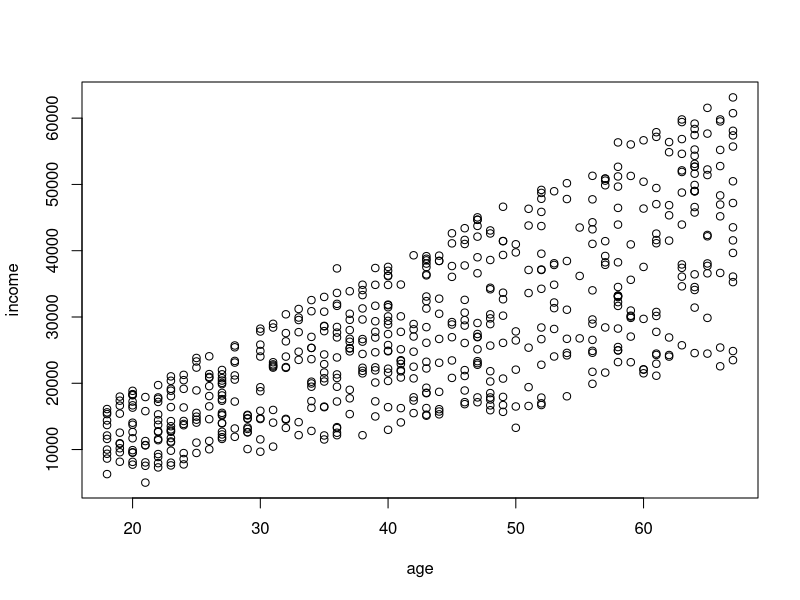

Here is the R script that generated this plot:
list.files()
setwd("D:/DSRTest")
bank_data<-read.csv("bank-data.csv")
head(bank_data)
str(bank_data)
summary(bank_data)
age<-bank_data[,"age"]
typeof(age)
income<-bank_data[,"income"]
age
plot(age,income)

bank_delim<-read.delim("bank-data.csv")
bank_delim
colnames(bank_delim)
ncol(bank_delim)
vec<-c(1,2,3,4)
banks<-cbind(bank_delim, vec)
ncol(banks)
colnames(banks)
write.table(banks,"output.csv",sep="\t")
